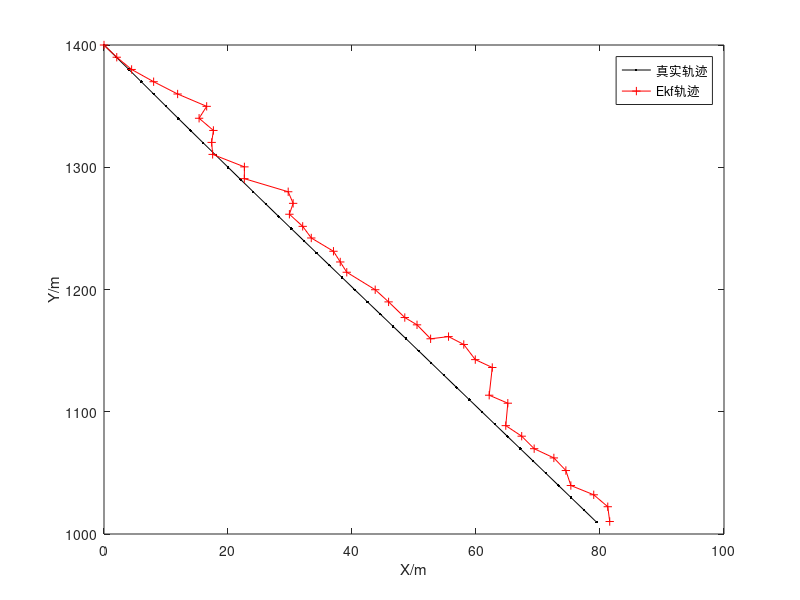

MATLAB code to generate this figure:
function EKF_angle
clc;clear;
T=1;
N=40/T;
X=zeros(4,N);
X(:,1)=[0,2,1400,-10];
Z=zeros(1,N);
delta_w=1e-4;
Q=delta_w*diag([1,1]);
G=[T^2/2,0;T,0;0,T^2;0,T];
R=0.1*pi/180;
F=[1,T,0,0;0,1,0,0;0,0,1,T;0,0,0,1];
x0=0;
y0=1000;
Xstation=[x0;y0];
w=sqrtm(R)*randn(1,N);
for t=2:N
    X(:,t)=F*X(:,t-1)+G*sqrtm(Q)*randn(2,1);
end
for t=1:N
    Z(t)=hfun(X(:,t),Xstation)+w(t);
end
Xekf=zeros(4,N);
Xekf(:,1)=X(:,1);
P0=eye(4);
for i=2:N
    Xn=F*Xekf(:,i-1);
    P1=F*P0*F'+G*Q*G';
    dd=hfun(Xn,Xstation);
    D=Dist(Xn,Xstation);
    H=[-(Xn(3,1)-y0)/D,0,(Xn(1,1)-x0)/D,0];
    K=P1*H'/(H*P1*H'+R);
    Xekf(:,i)=Xn+K*(Z(:,i)-dd);
    P0=(eye(4)-K*H)*P1;
end
figure
hold on;box on;
plot(X(1,:),X(3,:),'-k.');
plot(Xekf(1,:),Xekf(3,:),'-r+');
legend('真实轨迹','Ekf轨迹');
xlabel('X/m');
ylabel('Y/m');
function cita=hfun(X1,X0)
if X1(3,1)-X0(2,1)>=0 
    if X1(1,1)-X0(1,1)>0 
        cita=atan(abs( (X1(3,1)-X0(2,1))/(X1(1,1)-X0(1,1)) )); 
    elseif X1(1,1)-X0(1,1) ==0 
        cita=pi/2; 
    else 
cita=pi/2+atan(abs( (X1(3,1)-X0(2,1))/(X1(1,1)-X0(1,1)) )); 
    end 
else 
    if X1(1,1)-X0(1,1)>0 
cita=3*pi/2+atan(abs( (X1(3,1)-X0(2,1))/(X1(1,1)-X0(1,1)) )); 
    elseif X1(1,1)-X0(1,1) ==0 
        cita=3*pi/2; 
    else 
cita=pi+atan(abs( (X1(3,1)-X0(2,1))/(X1(1,1)-X0(1,1)) )); 
    end 
end 
function d=Dist(X1,X2)
if length(X2)<=2 
    d=( (X1(1)-X2(1))^2 + (X1(3)-X2(2))^2 ); 
else 
    d=( (X1(1)-X2(1))^2 + (X1(3)-X2(3))^2 ); 
end 